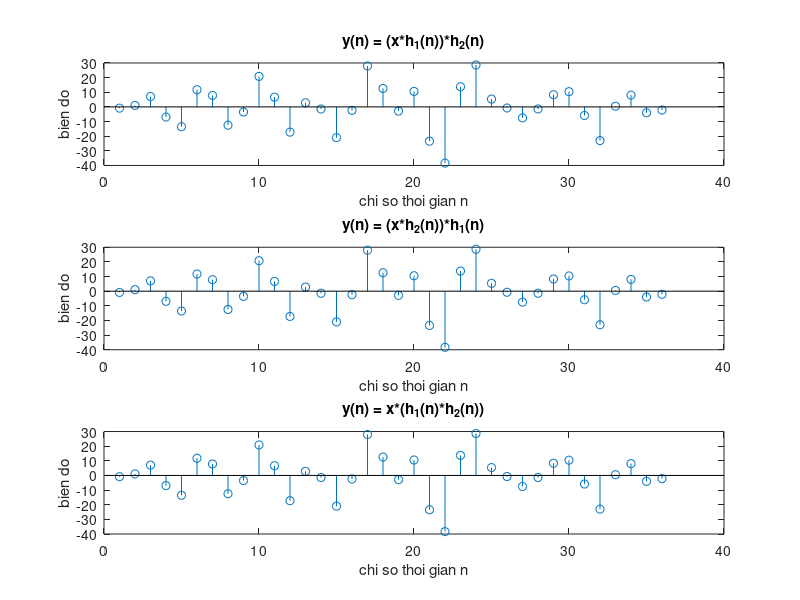

MATLAB code to generate this figure:
h1 = [1 2 -2 -3]; %he thong 1
h2 = [-2 0 3 1];  %he thong 1
h = conv(h1,h2);%tong chap cua h1 va h2
%nhan hai da thuc lai voi nhau va tra ve he so
N = 30;
x = randn(1,N); %tao mot vecto ngau nhien x gom N phan tu theo phan bo chuan,

y11 = conv(x,h1);
y1 = conv(y11,h2);

y21 = conv(x,h2);
y2 = conv(y21,h1);

y = conv(x,h); %tong chap cua x va h

subplot(3,1,1);
stem(y1);
title('y(n) = (x*h_1(n))*h_2(n)');
xlabel('chi so thoi gian n');
ylabel('bien do');


subplot(3,1,2);
stem(y2);
title('y(n) = (x*h_2(n))*h_1(n)');
xlabel('chi so thoi gian n');
ylabel('bien do');


subplot(3,1,3);
stem(y);
title('y(n) = x*(h_1(n)*h_2(n))');
xlabel('chi so thoi gian n');
ylabel('bien do');



